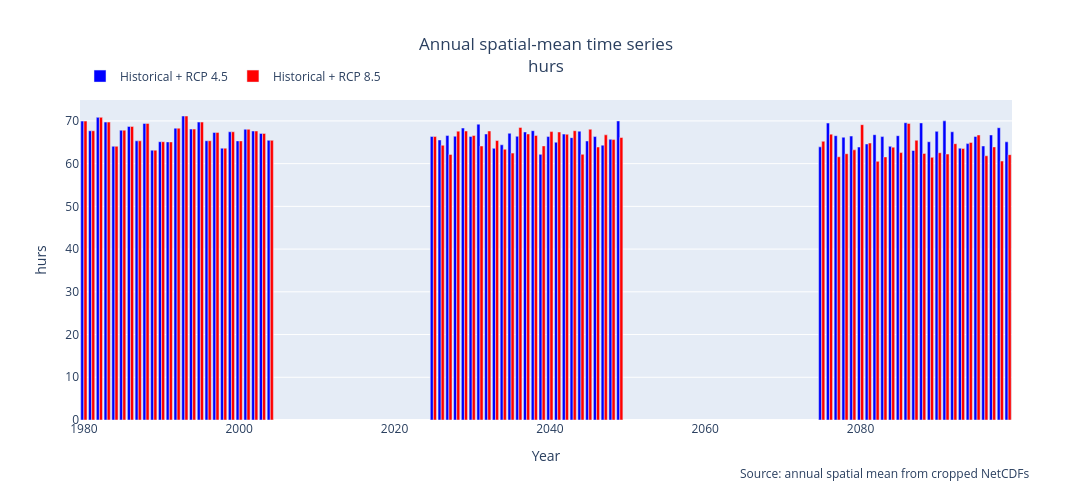
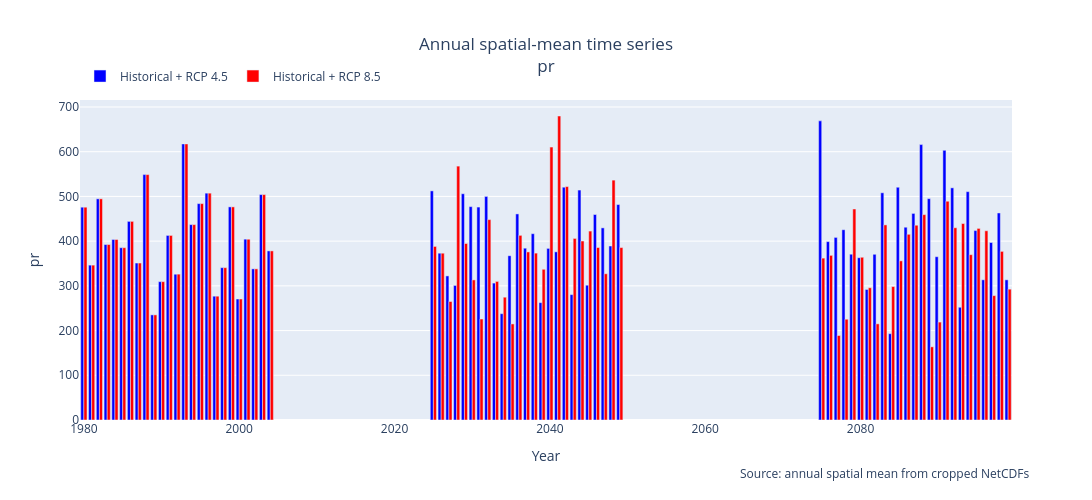
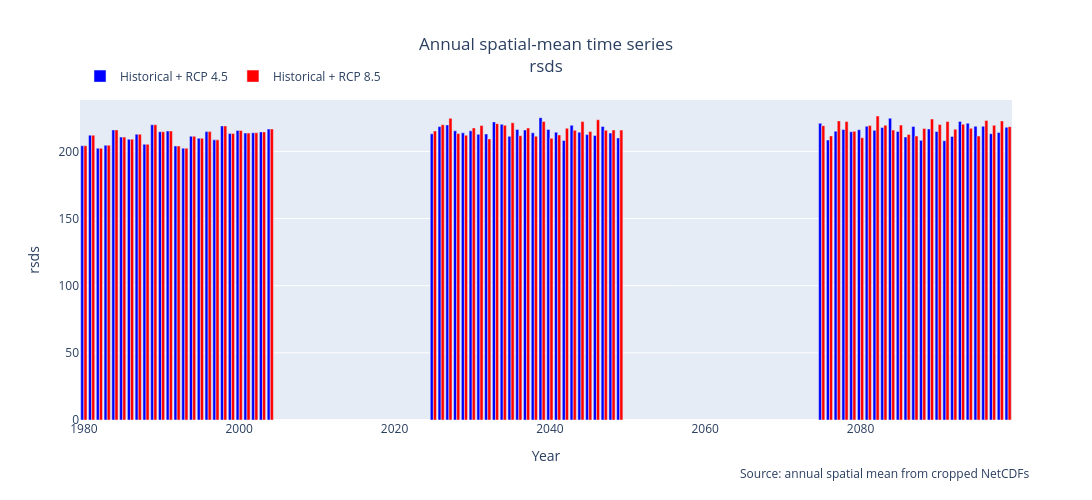
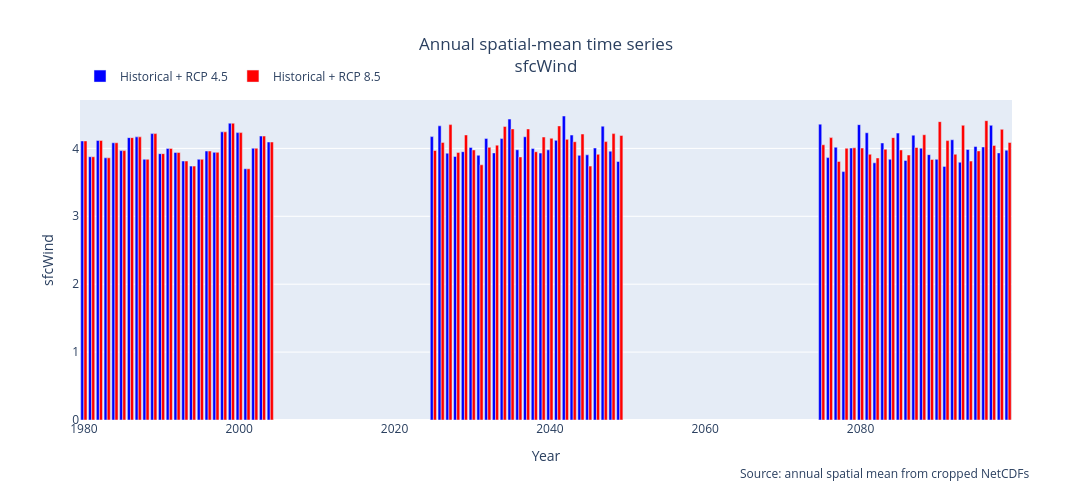

Notebook code for these charts, in order:
### Code cell
from pathlib import Path
import pandas as pd
import numpy as np
import plotly.graph_objects as go
from IPython.display import display

# =========================================
# Input / Output paths
# =========================================
ROOT_DIR = Path("output_final_merged")

BASE_DIR_45 = ROOT_DIR / "rcp_4.5"
BASE_DIR_85 = ROOT_DIR / "rcp_8.5"

IN_CSV_45 = BASE_DIR_45 / "annual_timeseries_spatial_mean.csv"
IN_CSV_85 = BASE_DIR_85 / "annual_timeseries_spatial_mean.csv"

if not IN_CSV_45.exists():
    raise FileNotFoundError(
        f"❌ Δεν βρέθηκε το {IN_CSV_45}. "
        "Τρέξε πρώτα το script που φτιάχνει το annual_timeseries_spatial_mean.csv για rcp_4.5"
    )

if not IN_CSV_85.exists():
    raise FileNotFoundError(
        f"❌ Δεν βρέθηκε το {IN_CSV_85}. "
        "Τρέξε πρώτα το script που φτιάχνει το annual_timeseries_spatial_mean.csv για rcp_8.5"
    )

OUT_DIR = ROOT_DIR / "timeseries_plots_two_scenarios_bars"
OUT_DIR.mkdir(parents=True, exist_ok=True)

# =========================================
# Read CSV files
# =========================================
df45 = pd.read_csv(IN_CSV_45)
df85 = pd.read_csv(IN_CSV_85)

if "year" not in df45.columns:
    raise ValueError("❌ Το CSV του rcp_4.5 πρέπει να έχει στήλη 'year'.")

if "year" not in df85.columns:
    raise ValueError("❌ Το CSV του rcp_8.5 πρέπει να έχει στήλη 'year'.")

df45 = df45.sort_values("year").reset_index(drop=True)
df85 = df85.sort_values("year").reset_index(drop=True)

years45 = df45["year"].to_numpy()
years85 = df85["year"].to_numpy()

vars45 = [c for c in df45.columns if c != "year"]
vars85 = [c for c in df85.columns if c != "year"]

# Κρατάμε μόνο τις κοινές μεταβλητές των δύο σεναρίων  [EN translation pending]
vars_cols = sorted(list(set(vars45).intersection(set(vars85))))

if len(vars_cols) == 0:
    raise ValueError("❌ Δεν βρέθηκαν κοινές μεταβλητές ανάμεσα στα δύο CSV.")

print("RCP 4.5 years:", years45[0], "→", years45[-1], "| count:", len(years45))
print("RCP 8.5 years:", years85[0], "→", years85[-1], "| count:", len(years85))
print("Common variables found:", len(vars_cols))
print("Variable names:", vars_cols)

# =========================================
# Save one combined TXT with all variables
# =========================================
df45_all = df45.copy().rename(columns={"year": "Year"})
df85_all = df85.copy().rename(columns={"year": "Year"})

df45_all = df45_all[["Year"] + vars_cols]
df85_all = df85_all[["Year"] + vars_cols]

df45_all = df45_all.rename(
    columns={c: f"{c}_historical_rcp45" for c in vars_cols}
)

df85_all = df85_all.rename(
    columns={c: f"{c}_historical_rcp85" for c in vars_cols}
)

df_all = pd.merge(df45_all, df85_all, on="Year", how="outer")
df_all = df_all.sort_values("Year").reset_index(drop=True)

out_all_txt = OUT_DIR / "all_variables_timeseries_two_scenarios.txt"
df_all.to_csv(out_all_txt, sep="\t", index=False)

print("Saved combined TXT:", out_all_txt.name)

# =========================================
# Loop through each variable
# =========================================
for col in vars_cols:

    y45 = df45[col].to_numpy()
    y85 = df85[col].to_numpy()

    # Debug info
    if np.issubdtype(y45.dtype, np.number):
        nan_count_45 = np.isnan(y45).sum()
    else:
        nan_count_45 = pd.isna(y45).sum()

    if np.issubdtype(y85.dtype, np.number):
        nan_count_85 = np.isnan(y85).sum()
    else:
        nan_count_85 = pd.isna(y85).sum()

    print(f"\n--- {col} ---")
    print("NaNs Historical + RCP 4.5:", nan_count_45)
    print("NaNs Historical + RCP 8.5:", nan_count_85)

    # =========================================
    # Create bar plot
    # =========================================
    fig = go.Figure()

    fig.add_trace(
        go.Bar(
            x=years45,
            y=y45,
            name="Historical + RCP 4.5",
            marker_color="blue"
        )
    )

    fig.add_trace(
        go.Bar(
            x=years85,
            y=y85,
            name="Historical + RCP 8.5",
            marker_color="red"
        )
    )

    fig.update_layout(
        title={
            "text": f"Annual spatial-mean time series<br>{col}",
            "x": 0.5,
            "xanchor": "center"
        },
        xaxis_title="Year",
        yaxis_title=col,
        legend=dict(
            orientation="h",
            x=0,
            y=1.12
        ),
        barmode="group",
        width=1100,
        height=500,
    )

    fig.add_annotation(
        xref="paper",
        yref="paper",
        x=1.02,
        y=-0.2,
        showarrow=False,
        text="Source: annual spatial mean from cropped NetCDFs"
    )

    # Show inside notebook
    display(fig)

    # =========================================
    # Safe filename
    # =========================================
    safe = "".join(
        ch if ch.isalnum() or ch in ("_", "-", ".") else "_"
        for ch in col
    )

    # =========================================
    # Save TXT for this variable
    # =========================================
    df_single_45 = pd.DataFrame({
        "Year": years45,
        f"{col}_historical_rcp45": y45
    })

    df_single_85 = pd.DataFrame({
        "Year": years85,
        f"{col}_historical_rcp85": y85
    })

    df_single = pd.merge(df_single_45, df_single_85, on="Year", how="outer")
    df_single = df_single.sort_values("Year").reset_index(drop=True)

    out_txt = OUT_DIR / f"{safe}_two_scenarios.txt"
    df_single.to_csv(out_txt, sep="\t", index=False)

    # =========================================
    # Save PNG for this variable
    # Requires kaleido installed
    # =========================================
    out_png = OUT_DIR / f"{safe}_two_scenarios.png"
    fig.write_image(str(out_png), scale=2)

    print("Saved:", out_png.name, "|", out_txt.name)

print("\n🎉 Done.")
print("Outputs saved in:", OUT_DIR)

### Figure 1 — Plotly figure (JSON) as saved in the notebook; plotly's stock layout.template omitted (floating-point values rounded to 4 significant figures)
{"data": [{"marker": {"color": "blue"}, "name": "Historical + RCP 4.5", "type": "bar", "x": [1980, 1981, 1982, 1983, 1984, 1985, 1986, 1987, 1988, 1989, 1990, 1991, 1992, 1993, 1994, 1995, 1996, 1997, 1998, 1999, 2000, 2001, 2002, 2003, 2004, 2025, 2026, 2027, 2028, 2029, 2030, 2031, 2032, 2033, 2034, 2035, 2036, 2037, 2038, 2039, 2040, 2041, 2042, 2043, 2044, 2045, 2046, 2047, 2048, 2049, 2075, 2076, 2077, 2078, 2079, 2080, 2081, 2082, 2083, 2084, 2085, 2086, 2087, 2088, 2089, 2090, 2091, 2092, 2093, 2094, 2095, 2096, 2097, 2098, 2099], "y": [69.96, 67.7, 70.84, 69.73, 64.07, 67.84, 68.71, 65.35, 69.41, 63.16, 65.14, 65.09, 68.31, 71.15, 68.09, 69.73, 65.37, 67.31, 63.63, 67.46, 65.33, 68.05, 67.64, 67.08, 65.46, 66.37, 65.55, 66.58, 66.42, 68.33, 66.38, 69.24, 66.94, 63.59, 64.41, 67.11, 66.4, 67.42, 67.71, 62.18, 66.34, 65.02, 66.91, 66.09, 67.6, 65.31, 66.34, 64.33, 65.7, 69.99, 63.93, 69.5, 66.55, 66.18, 66.46, 63.89, 64.6, 66.78, 66.34, 64.06, 66.54, 69.58, 63.08, 69.53, 65.13, 67.56, 70.01, 67.46, 63.63, 64.69, 66.37, 64.14, 66.71, 68.41, 65.11]}, {"marker": {"color": "red"}, "name": "Historical + RCP 8.5", "type": "bar", "x": [1980, 1981, 1982, 1983, 1984, 1985, 1986, 1987, 1988, 1989, 1990, 1991, 1992, 1993, 1994, 1995, 1996, 1997, 1998, 1999, 2000, 2001, 2002, 2003, 2004, 2025, 2026, 2027, 2028, 2029, 2030, 2031, 2032, 2033, 2034, 2035, 2036, 2037, 2038, 2039, 2040, 2041, 2042, 2043, 2044, 2045, 2046, 2047, 2048, 2049, 2075, 2076, 2077, 2078, 2079, 2080, 2081, 2082, 2083, 2084, 2085, 2086, 2087, 2088, 2089, 2090, 2091, 2092, 2093, 2094, 2095, 2096, 2097, 2098, 2099], "y": [69.96, 67.7, 70.84, 69.73, 64.07, 67.84, 68.71, 65.35, 69.41, 63.16, 65.14, 65.09, 68.31, 71.15, 68.09, 69.73, 65.37, 67.31, 63.63, 67.46, 65.33, 68.05, 67.64, 67.08, 65.46, 66.34, 64.31, 62.17, 67.61, 67.64, 66.6, 64.14, 67.65, 65.41, 63.38, 62.47, 68.48, 66.95, 66.6, 64.16, 67.5, 67.41, 66.88, 67.71, 62.19, 68.05, 63.89, 66.74, 65.63, 66.12, 65.24, 66.91, 61.61, 62.32, 63.23, 69.13, 64.82, 60.54, 61.58, 63.86, 62.58, 69.42, 65.47, 62.4, 61.47, 62.56, 62.25, 64.67, 63.55, 64.98, 66.71, 61.85, 63.92, 60.61, 62.11]}], "layout": {"annotations": [{"showarrow": false, "text": "Source: annual spatial mean from cropped NetCDFs", "x": 1.02, "xref": "paper", "y": -0.2, "yref": "paper"}], "barmode": "group", "height": 500, "legend": {"orientation": "h", "x": 0, "y": 1.12}, "title": {"text": "Annual spatial-mean time series<br>hurs", "x": 0.5, "xanchor": "center"}, "width": 1100, "xaxis": {"autorange": true, "range": [1980.0, 2100.0], "title": {"text": "Year"}, "type": "linear"}, "yaxis": {"autorange": true, "range": [0, 74.9], "title": {"text": "hurs"}, "type": "linear"}}}

### Figure 2 — Plotly figure (JSON) as saved in the notebook; plotly's stock layout.template omitted (floating-point values rounded to 4 significant figures)
{"data": [{"marker": {"color": "blue"}, "name": "Historical + RCP 4.5", "type": "bar", "x": [1980, 1981, 1982, 1983, 1984, 1985, 1986, 1987, 1988, 1989, 1990, 1991, 1992, 1993, 1994, 1995, 1996, 1997, 1998, 1999, 2000, 2001, 2002, 2003, 2004, 2025, 2026, 2027, 2028, 2029, 2030, 2031, 2032, 2033, 2034, 2035, 2036, 2037, 2038, 2039, 2040, 2041, 2042, 2043, 2044, 2045, 2046, 2047, 2048, 2049, 2075, 2076, 2077, 2078, 2079, 2080, 2081, 2082, 2083, 2084, 2085, 2086, 2087, 2088, 2089, 2090, 2091, 2092, 2093, 2094, 2095, 2096, 2097, 2098, 2099], "y": [475.9, 346.4, 494.6, 392.4, 403.7, 385.3, 444.2, 351.0, 548.8, 235.1, 309.4, 412.8, 326.2, 617.4, 437.0, 483.9, 507.3, 276.9, 340.7, 476.6, 270.5, 404.4, 338.0, 504.1, 378.1, 512.4, 373.0, 322.2, 300.9, 506.0, 477.2, 476.2, 500.0, 306.2, 237.8, 367.4, 460.9, 384.2, 416.6, 262.5, 383.8, 376.1, 520.6, 280.4, 514.2, 301.4, 459.5, 429.7, 389.2, 481.8, 669.0, 398.9, 408.3, 425.5, 370.8, 362.9, 291.9, 370.5, 508.1, 193.0, 520.5, 431.1, 462.0, 616.0, 495.0, 365.2, 603.1, 519.2, 252.1, 510.7, 423.6, 313.6, 397.0, 463.0, 313.5]}, {"marker": {"color": "red"}, "name": "Historical + RCP 8.5", "type": "bar", "x": [1980, 1981, 1982, 1983, 1984, 1985, 1986, 1987, 1988, 1989, 1990, 1991, 1992, 1993, 1994, 1995, 1996, 1997, 1998, 1999, 2000, 2001, 2002, 2003, 2004, 2025, 2026, 2027, 2028, 2029, 2030, 2031, 2032, 2033, 2034, 2035, 2036, 2037, 2038, 2039, 2040, 2041, 2042, 2043, 2044, 2045, 2046, 2047, 2048, 2049, 2075, 2076, 2077, 2078, 2079, 2080, 2081, 2082, 2083, 2084, 2085, 2086, 2087, 2088, 2089, 2090, 2091, 2092, 2093, 2094, 2095, 2096, 2097, 2098, 2099], "y": [475.9, 346.4, 494.6, 392.4, 403.7, 385.3, 444.2, 351.0, 548.8, 235.1, 309.4, 412.8, 326.2, 617.4, 437.0, 483.9, 507.3, 276.9, 340.7, 476.6, 270.5, 404.4, 338.0, 504.1, 378.1, 388.2, 373.0, 265.0, 567.8, 394.7, 313.3, 225.8, 448.1, 309.9, 274.6, 214.8, 412.9, 375.9, 373.2, 337.0, 610.3, 679.8, 522.0, 406.0, 400.2, 422.5, 385.7, 327.0, 536.4, 385.6, 362.0, 368.2, 188.9, 225.4, 471.9, 363.9, 295.8, 215.0, 436.3, 298.5, 355.9, 415.3, 435.7, 459.2, 163.6, 218.9, 489.3, 429.9, 439.3, 369.7, 428.4, 423.2, 278.1, 377.1, 292.6]}], "layout": {"annotations": [{"showarrow": false, "text": "Source: annual spatial mean from cropped NetCDFs", "x": 1.02, "xref": "paper", "y": -0.2, "yref": "paper"}], "barmode": "group", "height": 500, "legend": {"orientation": "h", "x": 0, "y": 1.12}, "title": {"text": "Annual spatial-mean time series<br>pr", "x": 0.5, "xanchor": "center"}, "width": 1100, "xaxis": {"autorange": true, "range": [1980.0, 2100.0], "title": {"text": "Year"}, "type": "linear"}, "yaxis": {"autorange": true, "range": [0, 715.6], "title": {"text": "pr"}, "type": "linear"}}}

### Figure 3 — Plotly figure (JSON) as saved in the notebook; plotly's stock layout.template omitted (floating-point values rounded to 4 significant figures)
{"data": [{"marker": {"color": "blue"}, "name": "Historical + RCP 4.5", "type": "bar", "x": [1980, 1981, 1982, 1983, 1984, 1985, 1986, 1987, 1988, 1989, 1990, 1991, 1992, 1993, 1994, 1995, 1996, 1997, 1998, 1999, 2000, 2001, 2002, 2003, 2004, 2025, 2026, 2027, 2028, 2029, 2030, 2031, 2032, 2033, 2034, 2035, 2036, 2037, 2038, 2039, 2040, 2041, 2042, 2043, 2044, 2045, 2046, 2047, 2048, 2049, 2075, 2076, 2077, 2078, 2079, 2080, 2081, 2082, 2083, 2084, 2085, 2086, 2087, 2088, 2089, 2090, 2091, 2092, 2093, 2094, 2095, 2096, 2097, 2098, 2099], "y": [204.2, 212.0, 202.3, 204.6, 216.0, 210.6, 209.0, 212.8, 205.3, 219.8, 214.6, 215.2, 204.0, 202.4, 211.2, 209.7, 214.7, 208.6, 219.0, 213.2, 215.6, 213.6, 213.9, 214.5, 216.7, 213.0, 218.4, 219.7, 215.3, 213.8, 215.3, 212.7, 212.9, 221.9, 220.1, 211.2, 216.3, 215.9, 213.8, 225.1, 216.3, 214.2, 208.0, 219.4, 214.3, 212.5, 211.8, 218.5, 213.6, 210.0, 220.9, 208.4, 215.0, 216.2, 214.6, 216.1, 218.7, 215.6, 217.8, 224.6, 214.8, 210.7, 218.6, 208.2, 216.7, 214.8, 207.9, 211.1, 222.3, 221.0, 218.7, 218.7, 213.1, 214.1, 218.0]}, {"marker": {"color": "red"}, "name": "Historical + RCP 8.5", "type": "bar", "x": [1980, 1981, 1982, 1983, 1984, 1985, 1986, 1987, 1988, 1989, 1990, 1991, 1992, 1993, 1994, 1995, 1996, 1997, 1998, 1999, 2000, 2001, 2002, 2003, 2004, 2025, 2026, 2027, 2028, 2029, 2030, 2031, 2032, 2033, 2034, 2035, 2036, 2037, 2038, 2039, 2040, 2041, 2042, 2043, 2044, 2045, 2046, 2047, 2048, 2049, 2075, 2076, 2077, 2078, 2079, 2080, 2081, 2082, 2083, 2084, 2085, 2086, 2087, 2088, 2089, 2090, 2091, 2092, 2093, 2094, 2095, 2096, 2097, 2098, 2099], "y": [204.2, 212.0, 202.3, 204.6, 216.0, 210.6, 209.0, 212.8, 205.3, 219.8, 214.6, 215.2, 204.0, 202.4, 211.2, 209.7, 214.7, 208.6, 219.0, 213.2, 215.6, 213.6, 213.9, 214.5, 216.7, 215.1, 219.8, 224.6, 213.4, 211.9, 217.5, 219.2, 209.3, 220.6, 219.4, 221.3, 211.7, 217.4, 211.3, 222.2, 209.7, 212.2, 217.2, 215.7, 222.1, 214.9, 223.5, 215.7, 215.9, 215.9, 219.1, 211.5, 222.7, 222.1, 214.9, 210.1, 219.2, 226.3, 219.5, 215.9, 219.5, 212.6, 211.4, 217.0, 224.1, 219.9, 222.2, 216.5, 220.3, 217.1, 211.4, 223.0, 219.4, 222.6, 218.4]}], "layout": {"annotations": [{"showarrow": false, "text": "Source: annual spatial mean from cropped NetCDFs", "x": 1.02, "xref": "paper", "y": -0.2, "yref": "paper"}], "barmode": "group", "height": 500, "legend": {"orientation": "h", "x": 0, "y": 1.12}, "title": {"text": "Annual spatial-mean time series<br>rsds", "x": 0.5, "xanchor": "center"}, "width": 1100, "xaxis": {"autorange": true, "range": [1980.0, 2100.0], "title": {"text": "Year"}, "type": "linear"}, "yaxis": {"autorange": true, "range": [0, 238.2], "title": {"text": "rsds"}, "type": "linear"}}}

### Figure 4 — Plotly figure (JSON) as saved in the notebook; plotly's stock layout.template omitted (floating-point values rounded to 4 significant figures)
{"data": [{"marker": {"color": "blue"}, "name": "Historical + RCP 4.5", "type": "bar", "x": [1980, 1981, 1982, 1983, 1984, 1985, 1986, 1987, 1988, 1989, 1990, 1991, 1992, 1993, 1994, 1995, 1996, 1997, 1998, 1999, 2000, 2001, 2002, 2003, 2004, 2025, 2026, 2027, 2028, 2029, 2030, 2031, 2032, 2033, 2034, 2035, 2036, 2037, 2038, 2039, 2040, 2041, 2042, 2043, 2044, 2045, 2046, 2047, 2048, 2049, 2075, 2076, 2077, 2078, 2079, 2080, 2081, 2082, 2083, 2084, 2085, 2086, 2087, 2088, 2089, 2090, 2091, 2092, 2093, 2094, 2095, 2096, 2097, 2098, 2099], "y": [4.11, 3.877, 4.117, 3.861, 4.083, 3.967, 4.158, 4.169, 3.84, 4.218, 3.922, 3.999, 3.94, 3.814, 3.74, 3.84, 3.961, 3.942, 4.243, 4.371, 4.232, 3.7, 4.002, 4.181, 4.094, 4.173, 4.332, 3.93, 3.881, 3.951, 4.014, 3.899, 4.147, 3.933, 4.144, 4.432, 3.98, 4.171, 3.997, 3.931, 3.978, 4.118, 4.477, 4.196, 3.897, 3.905, 4.005, 4.327, 3.96, 3.807, 4.357, 3.864, 4.018, 3.658, 4.004, 4.349, 4.23, 3.788, 4.08, 3.84, 4.225, 3.823, 4.194, 4.004, 3.907, 3.839, 3.734, 4.127, 3.796, 3.983, 4.028, 4.021, 4.34, 3.933, 3.974]}, {"marker": {"color": "red"}, "name": "Historical + RCP 8.5", "type": "bar", "x": [1980, 1981, 1982, 1983, 1984, 1985, 1986, 1987, 1988, 1989, 1990, 1991, 1992, 1993, 1994, 1995, 1996, 1997, 1998, 1999, 2000, 2001, 2002, 2003, 2004, 2025, 2026, 2027, 2028, 2029, 2030, 2031, 2032, 2033, 2034, 2035, 2036, 2037, 2038, 2039, 2040, 2041, 2042, 2043, 2044, 2045, 2046, 2047, 2048, 2049, 2075, 2076, 2077, 2078, 2079, 2080, 2081, 2082, 2083, 2084, 2085, 2086, 2087, 2088, 2089, 2090, 2091, 2092, 2093, 2094, 2095, 2096, 2097, 2098, 2099], "y": [4.11, 3.877, 4.117, 3.861, 4.083, 3.967, 4.158, 4.169, 3.84, 4.218, 3.922, 3.999, 3.94, 3.814, 3.74, 3.84, 3.961, 3.942, 4.243, 4.371, 4.232, 3.7, 4.002, 4.181, 4.094, 3.968, 4.088, 4.35, 3.941, 4.198, 3.977, 3.758, 4.015, 4.048, 4.323, 4.287, 3.874, 4.287, 3.95, 4.167, 4.149, 4.331, 4.133, 4.098, 4.211, 3.74, 3.913, 4.1, 4.217, 4.19, 4.053, 4.159, 3.808, 4.001, 4.009, 4.005, 3.914, 3.859, 3.987, 4.158, 3.977, 3.903, 4.013, 4.201, 3.837, 4.394, 4.115, 3.913, 4.34, 3.813, 3.963, 4.408, 4.044, 4.28, 4.086]}], "layout": {"annotations": [{"showarrow": false, "text": "Source: annual spatial mean from cropped NetCDFs", "x": 1.02, "xref": "paper", "y": -0.2, "yref": "paper"}], "barmode": "group", "height": 500, "legend": {"orientation": "h", "x": 0, "y": 1.12}, "title": {"text": "Annual spatial-mean time series<br>sfcWind", "x": 0.5, "xanchor": "center"}, "width": 1100, "xaxis": {"autorange": true, "range": [1980.0, 2100.0], "title": {"text": "Year"}, "type": "linear"}, "yaxis": {"autorange": true, "range": [0, 4.712], "title": {"text": "sfcWind"}, "type": "linear"}}}
